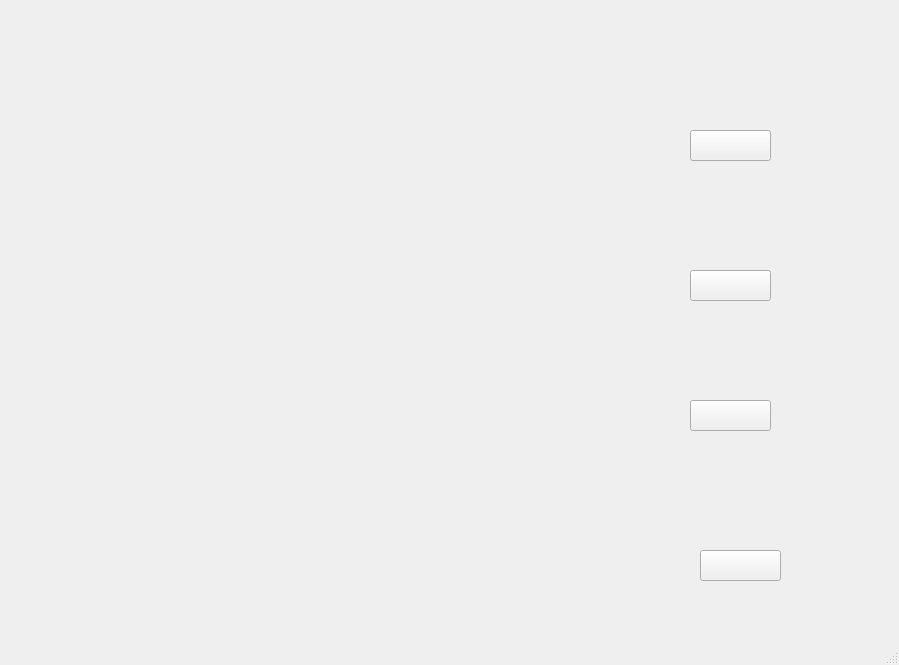
<?xml version="1.0" encoding="UTF-8"?>
<ui version="4.0">
 <class>RoomWindow</class>
 <widget class="QMainWindow" name="RoomWindow">
  <property name="geometry">
   <rect>
    <x>0</x>
    <y>0</y>
    <width>899</width>
    <height>665</height>
   </rect>
  </property>
  <property name="windowTitle">
   <string>MainWindow</string>
  </property>
  <property name="styleSheet">
   <string notr="true">#centralwidget{
border-image: url(:/image/room/房间主背景.jpg);
}</string>
  </property>
  <widget class="QWidget" name="centralwidget">
   <widget class="QWidget" name="ledWidget1" native="true">
    <property name="geometry">
     <rect>
      <x>700</x>
      <y>30</y>
      <width>71</width>
      <height>91</height>
     </rect>
    </property>
    <property name="styleSheet">
     <string notr="true">border-image: url(:/image/room/closeled_ico.png);</string>
    </property>
   </widget>
   <widget class="QPushButton" name="ledPushButton1">
    <property name="geometry">
     <rect>
      <x>690</x>
      <y>130</y>
      <width>81</width>
      <height>31</height>
     </rect>
    </property>
    <property name="styleSheet">
     <string notr="true">border-image: url(:/image/room/OFF.png);</string>
    </property>
    <property name="text">
     <string/>
    </property>
    <property name="checkable">
     <bool>true</bool>
    </property>
   </widget>
   <widget class="QPushButton" name="ledPushButton2">
    <property name="geometry">
     <rect>
      <x>690</x>
      <y>270</y>
      <width>81</width>
      <height>31</height>
     </rect>
    </property>
    <property name="styleSheet">
     <string notr="true">border-image: url(:/image/room/OFF.png);</string>
    </property>
    <property name="text">
     <string/>
    </property>
    <property name="checkable">
     <bool>true</bool>
    </property>
   </widget>
   <widget class="QWidget" name="ledWidget2" native="true">
    <property name="geometry">
     <rect>
      <x>700</x>
      <y>170</y>
      <width>61</width>
      <height>81</height>
     </rect>
    </property>
    <property name="styleSheet">
     <string notr="true">border-image: url(:/image/room/closeled_ico.png);</string>
    </property>
   </widget>
   <widget class="QWidget" name="fanWidget" native="true">
    <property name="geometry">
     <rect>
      <x>690</x>
      <y>310</y>
      <width>81</width>
      <height>71</height>
     </rect>
    </property>
    <property name="styleSheet">
     <string notr="true">border-image: url(:/image/room/closefan_ico.png);</string>
    </property>
   </widget>
   <widget class="QPushButton" name="fanPushButton">
    <property name="geometry">
     <rect>
      <x>690</x>
      <y>400</y>
      <width>81</width>
      <height>31</height>
     </rect>
    </property>
    <property name="styleSheet">
     <string notr="true">border-image: url(:/image/room/OFF.png);</string>
    </property>
    <property name="text">
     <string/>
    </property>
    <property name="checkable">
     <bool>true</bool>
    </property>
   </widget>
   <widget class="QWidget" name="doorWidget" native="true">
    <property name="geometry">
     <rect>
      <x>700</x>
      <y>450</y>
      <width>71</width>
      <height>80</height>
     </rect>
    </property>
    <property name="styleSheet">
     <string notr="true">border-image: url(:/image/room/closedoor_ico.png);</string>
    </property>
   </widget>
   <widget class="QPushButton" name="doorPushButton">
    <property name="geometry">
     <rect>
      <x>700</x>
      <y>550</y>
      <width>81</width>
      <height>31</height>
     </rect>
    </property>
    <property name="styleSheet">
     <string notr="true">border-image: url(:/image/room/OFF.png);</string>
    </property>
    <property name="text">
     <string/>
    </property>
    <property name="checkable">
     <bool>true</bool>
    </property>
   </widget>
  </widget>
  <widget class="QMenuBar" name="menubar">
   <property name="geometry">
    <rect>
     <x>0</x>
     <y>0</y>
     <width>899</width>
     <height>23</height>
    </rect>
   </property>
  </widget>
  <widget class="QStatusBar" name="statusbar"/>
 </widget>
 <resources/>
 <connections/>
</ui>
